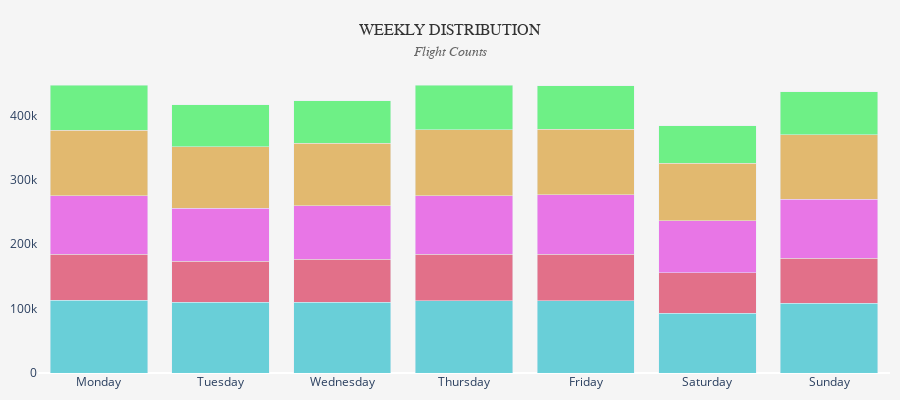

Notebook cell for this chart:
### Markdown cell above
### Chart: Weekly Distribution

### Code cell
df_dow = (
    df_flights
    .group_by(["YEAR", "DAY_OF_WEEK"])
    .agg(pl.len().alias("n_flights"))
    .with_columns(
        # convert DAY_OF_WEEK (1–7) → Monday–Sunday
        pl.col("DAY_OF_WEEK")
        .map_elements(lambda x: dow_map.get(x), return_dtype=pl.Utf8)
        .alias("DAY"),

        # YEAR → string (Plotly views as categorical)
        pl.col("YEAR").cast(pl.Utf8)
    )
    .sort(["YEAR", "DAY_OF_WEEK"])
)

year_colors = {
    "2019": "#47c6d1", 
    "2020": "#de506f",  
    "2021": "#e657e3", 
    "2022": "#deab4e", 
    "2023": "#4df06b",
}
fig_1 = px.bar(df_dow,
            x='DAY', y='n_flights',
            color='YEAR', color_discrete_map = year_colors,
            height=400, 
            color_discrete_sequence = px.colors.qualitative.Pastel)
fig_1.update_layout(barmode="stack", showlegend = False,
                  xaxis_title = None, yaxis_title = None,
                  yaxis=dict(showgrid=False),
                  title=dict(
                    text=(
                        "WEEKLY DISTRIBUTION"
                        "<br><span style='font-size:14px;color:#666;font-style:italic'>Flight Counts</span>"
                    ),
                    x=0.5,
                    xanchor="center"
                  ),
                  margin = dict(l=10, r=10, t=70, b=10),
                  paper_bgcolor="#f5f5f5",   # nền toàn figure (kể cả title)
                  plot_bgcolor="#f5f5f5",    # nền vùng bar chart
                  title_font=dict(size=16, color="#333", family="Comic Sans MS")
)
fig_1.update_traces(opacity = 0.8)
fig_1.show()

### Figure 1 — Plotly figure (JSON) as saved in the notebook; plotly's stock layout.template omitted (floating-point values rounded to 4 significant figures)
{"data": [{"hovertemplate": "YEAR=2019<br>DAY=%{x}<br>n_flights=%{y}<extra></extra>", "legendgroup": "2019", "marker": {"color": "#47c6d1", "pattern": {"shape": ""}}, "name": "2019", "opacity": 0.8, "orientation": "v", "showlegend": true, "textposition": "auto", "type": "bar", "x": ["Monday", "Tuesday", "Wednesday", "Thursday", "Friday", "Saturday", "Sunday"], "xaxis": "x", "y": [112793, 109845, 109595, 111974, 112571, 92744, 108151], "yaxis": "y"}, {"hovertemplate": "YEAR=2020<br>DAY=%{x}<br>n_flights=%{y}<extra></extra>", "legendgroup": "2020", "marker": {"color": "#de506f", "pattern": {"shape": ""}}, "name": "2020", "opacity": 0.8, "orientation": "v", "showlegend": true, "textposition": "auto", "type": "bar", "x": ["Monday", "Tuesday", "Wednesday", "Thursday", "Friday", "Saturday", "Sunday"], "xaxis": "x", "y": [71530, 64012, 66930, 72268, 71550, 62724, 70336], "yaxis": "y"}, {"hovertemplate": "YEAR=2021<br>DAY=%{x}<br>n_flights=%{y}<extra></extra>", "legendgroup": "2021", "marker": {"color": "#e657e3", "pattern": {"shape": ""}}, "name": "2021", "opacity": 0.8, "orientation": "v", "showlegend": true, "textposition": "auto", "type": "bar", "x": ["Monday", "Tuesday", "Wednesday", "Thursday", "Friday", "Saturday", "Sunday"], "xaxis": "x", "y": [90847, 81780, 83309, 91210, 92493, 80983, 91011], "yaxis": "y"}, {"hovertemplate": "YEAR=2022<br>DAY=%{x}<br>n_flights=%{y}<extra></extra>", "legendgroup": "2022", "marker": {"color": "#deab4e", "pattern": {"shape": ""}}, "name": "2022", "opacity": 0.8, "orientation": "v", "showlegend": true, "textposition": "auto", "type": "bar", "x": ["Monday", "Tuesday", "Wednesday", "Thursday", "Friday", "Saturday", "Sunday"], "xaxis": "x", "y": [102111, 95362, 96632, 102123, 102178, 89375, 100079], "yaxis": "y"}, {"hovertemplate": "YEAR=2023<br>DAY=%{x}<br>n_flights=%{y}<extra></extra>", "legendgroup": "2023", "marker": {"color": "#4df06b", "pattern": {"shape": ""}}, "name": "2023", "opacity": 0.8, "orientation": "v", "showlegend": true, "textposition": "auto", "type": "bar", "x": ["Monday", "Tuesday", "Wednesday", "Thursday", "Friday", "Saturday", "Sunday"], "xaxis": "x", "y": [69319, 65563, 66371, 69350, 67500, 58397, 66984], "yaxis": "y"}], "layout": {"barmode": "stack", "height": 400, "legend": {"title": {"text": "YEAR"}, "tracegroupgap": 0}, "margin": {"b": 10, "l": 10, "r": 10, "t": 70}, "paper_bgcolor": "#f5f5f5", "plot_bgcolor": "#f5f5f5", "showlegend": false, "title": {"font": {"color": "#333", "family": "Comic Sans MS", "size": 16}, "text": "WEEKLY DISTRIBUTION<br><span style='font-size:14px;color:#666;font-style:italic'>Flight Counts</span>", "x": 0.5, "xanchor": "center"}, "xaxis": {"anchor": "y", "domain": [0, 1], "title": {}}, "yaxis": {"anchor": "x", "domain": [0, 1], "showgrid": false, "title": {}}}}
